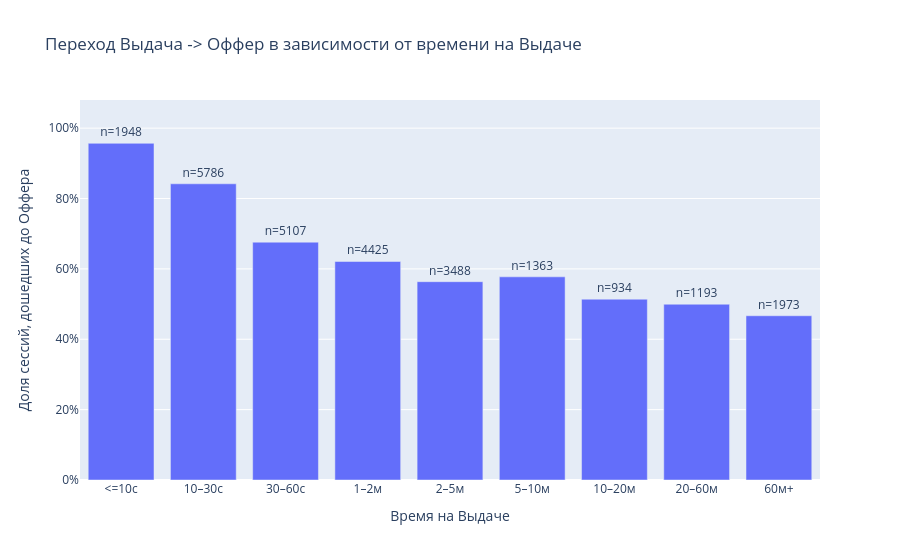

Here is the notebook cell this chart was saved with:
### Code cell
fig = px.bar(
    bucket_stats,
    x='time_bucket',
    y='reached_offer_share',
    text='sessions_cnt',
    title='Переход Выдача -> Оффер в зависимости от времени на Выдаче',
    labels={
        'time_bucket': 'Время на Выдаче',
        'reached_offer_share': 'Доля сессий, дошедших до Оффера'
    }
)

fig.update_yaxes(range=[0, 1.08], tickformat='.0%')
fig.update_traces(
    texttemplate='n=%{text}',
    textposition='outside'
)

fig.update_layout(
    xaxis_title='Время на Выдаче',
    yaxis_title='Доля сессий, дошедших до Оффера'
)

fig.show()

### Figure 1 — Plotly figure (JSON) as saved in the notebook; plotly's stock layout.template omitted (floating-point values rounded to 4 significant figures)
{"data": [{"hovertemplate": "Время на Выдаче=%{x}<br>Доля сессий, дошедших до Оффера=%{y}<br>sessions_cnt=%{text}<extra></extra>", "legendgroup": "", "marker": {"color": "#636efa", "pattern": {"shape": ""}}, "name": "", "orientation": "v", "showlegend": false, "text": [1948.0, 5786.0, 5107.0, 4425.0, 3488.0, 1363.0, 934.0, 1193.0, 1973.0], "textposition": "outside", "x": ["<=10с", "10–30с", "30–60с", "1–2м", "2–5м", "5–10м", "10–20м", "20–60м", "60м+"], "xaxis": "x", "y": [0.9569, 0.8419, 0.6759, 0.621, 0.5636, 0.5774, 0.5139, 0.4996, 0.4668], "yaxis": "y", "type": "bar", "texttemplate": "n=%{text}"}], "layout": {"xaxis": {"anchor": "y", "domain": [0.0, 1.0], "title": {"text": "Время на Выдаче"}}, "yaxis": {"anchor": "x", "domain": [0.0, 1.0], "title": {"text": "Доля сессий, дошедших до Оффера"}, "range": [0, 1.08], "tickformat": ".0%"}, "legend": {"tracegroupgap": 0}, "title": {"text": "Переход Выдача -> Оффер в зависимости от времени на Выдаче"}, "barmode": "relative"}}
